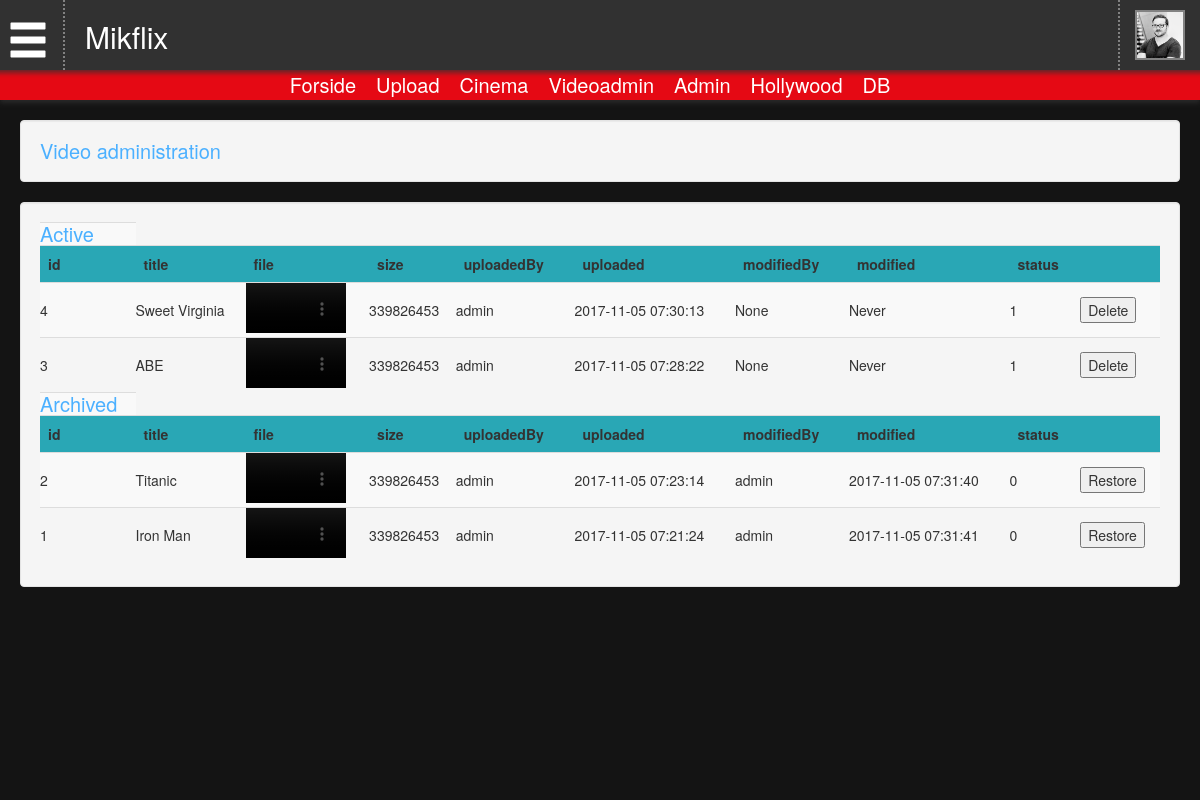
Screenshot of /videoadmin.php (signed in) with the database file from the repository.
### tables this page shows
CREATE TABLE `topnav` (
  `id` int(255) NOT NULL,
  `name` varchar(255) NOT NULL,
  `target` varchar(255) NOT NULL,
  `rank` int(255) NOT NULL
);

CREATE TABLE `movies` (
  `id` int(11) NOT NULL,
  `titleId` int(255) NOT NULL,
  `title` varchar(255) NOT NULL,
  `file` varchar(255) NOT NULL,
  `engSub` varchar(255) DEFAULT NULL,
  `daSub` varchar(255) DEFAULT NULL,
  `size` int(11) NOT NULL,
  `uploadedBy` varchar(255) NOT NULL,
  `uploaded` varchar(255) NOT NULL,
  `status` int(255) NOT NULL DEFAULT '1',
  `published` tinyint(1) NOT NULL DEFAULT '0',
  `accessLevel` int(19) NOT NULL,
  `modified` varchar(255) NOT NULL DEFAULT 'Never',
  `modifiedBy` varchar(255) NOT NULL DEFAULT 'None'
);

### connect.php (called while the page is built, shortened)
<?php
    function queryServer($sql) {
		$mysqli = new mysqli(DB_HOST, DB_USER, DB_PASSWORD, DB_DATABASE);
		mysqli_set_charset($mysqli, 'utf-8');
		$rs  	= $mysqli->query($sql) or die ($mysqli->error);
		return $rs;
	}
	function setTopNav() {
		$rs = queryServer("SELECT * FROM topnav ORDER BY rank ASC");
	}
	setTopNav();
?>

### fetcher.php (called while the page is built, shortened)
<?php
include 'connect.php';
?>

### videoadmin.php (the view, shortened to what this page needs)
<?php
	include 'header.php';
$rs = queryServer("SELECT * FROM `movies` where status = 1 order by id DESC");
?>
<div class="well">
	<h1>Video administration</h1>
</div>
<div class="well">
<table style="width: 100%" class="table table-striped">
	<tr><td><h1>Active</h1></td></tr>
	<tr>
		<th>id</th>
		<th>title</th>
		<th>file</th>
		<th>size</th>
		<th>uploadedBy</th>
		<th>uploaded</th>
		<th>modifiedBy</th>
		<th>modified</th>
		<th>status</th>
		<th></th>
	</tr>
<?php
while($row = mysqli_fetch_assoc($rs)) {
	?>
		<tr>
			<td> <?php echo $row['id']; ?></td>
			<td> <?php echo $row['title']; ?></td>
			<td>
				<video width="100px" height="auto" controls>
					<source src="movies/completed/<?php echo $row['title']; ?>/<?php echo $row['file']; ?>" type="video/mp4" id="sourcePreview">
				</video
			</td>
			<td> <?php echo $row['size']; ?></td>
			<td> <?php echo $row['uploadedBy']; ?></td>
			<td> <?php echo $row['uploaded']; ?></td>
			<td> <?php echo $row['modifiedBy']; ?></td>
			<td> <?php echo $row['modified']; ?></td>
			<td> <?php echo $row['status']; ?></td>
			<td>
				<form action="hollywood.php" method="post">
			        <input type="submit" name="submit" value="Delete">
			    </form>
			</td>
		</tr>
<?php
}
?>
<tr><td><h1>Archived</h1></td></tr>
<tr>
		<th>id</th>
		<th>title</th>
		<th>file</th>
		<th>size</th>
		<th>uploadedBy</th>
		<th>uploaded</th>
		<th>modifiedBy</th>
		<th>modified</th>
		<th>status</th>
		<th></th>
	</tr>
<?php
$rs = queryServer("SELECT * FROM `movies` where status = 0 order by id DESC");
?><?php
while($row = mysqli_fetch_assoc($rs)) {
	?>
		<tr>
			<td> <?php echo $row['id']; ?></td>
			<td> <?php echo $row['title']; ?></td>
			<td>
				<video width="100px" height="auto" controls>
					<source src="movies/archive/<?php echo $row['title']; ?>/<?php echo $row['file']; ?>" type="video/mp4" id="sourcePreview">
				</video
			</td>
			<td> <?php echo $row['size']; ?></td>
			<td> <?php echo $row['uploadedBy']; ?></td>
			<td> <?php echo $row['uploaded']; ?></td>
			<td> <?php echo $row['modifiedBy']; ?></td>
			<td> <?php echo $row['modified']; ?></td>
			<td> <?php echo $row['status']; ?></td>
			<td>
				<form action="hollywood.php" method="post">
			        <input type="submit" name="submit" value="Restore">
			    </form>
			</td>
		</tr>
<?php
}
?>
</table>
</div>

### header.php (shortened to what this page needs)
<?php
	include 'fetcher.php';
	?>
<?php include 'head.php'; ?>
<body>
<div class="container-fluid topMenu">
	<div class="row">
		<div class="col-lg-12 upperMenu">
			<div class="burgerBlock">
				<span class="burgerIco glyphicon glyphicon-menu-hamburger"></span>
			</div>
			<div class="logoBlock">
				Mikflix
			</div>
			<div class="userBlock">
				<img src="img/user.jpg" class="userImgTopMenu" />
			</div>
		</div>
	</div>
	<div class="row">
		<div class="col-lg-12 subMenu">
			<?php
				$arr = $_SESSION['topNav'];
				foreach ($arr as $v) {
				    echo "<a href=".$v['target'].">".$v['name']."</a>";
				}
			?>
		</div>
	</div>
</div>
<div class="container-fluid mainWrapper">

### css/base.css (style rules this page uses)
a { text-decoration: none; list-style: none; color: #229ba2; }
table { margin-bottom: 5px!important; }
td { padding: 0px!important; }
.container-fluid { margin: 0; }
h1 { font-size: 20px; font-weight: normal; padding: 0; margin: 0; color: #4bb0ff; font-family: inherit; }

### css/framework.css (style rules this page uses)
body { margin: 0; padding: 0; font-family: 'Helvetica Neue',Helvetica,Arial,sans-serif; background: #141414; transition: all 0.3s ease-in-out; }
a, h1.userImgTopMenu { color: #22adb5; }
div.topMenu, .userBlockToggled, div.upperMenu, .login { -webkit-box-shadow: 0px 3px 5px 0px rgba(50, 50, 50, 0.75); -moz-box-shadow: 0px 3px 5px 0px rgba(50, 50, 50, 0.75); box-shadow: 0px 3px 5px 0px rgba(50, 50, 50, 0.75); }
div.topMenu { height: 100px; width: 100%; background: #313131; padding: 0; position: fixed; z-index: 100; }
div.upperMenu { z-index: 100; padding: 0px 10px 0px 10px; }
div.subMenu { width: 100%; height: 30px; background: #e50914; text-align: center; }
div.subMenu a { color: white; font-size: 20px; margin-right: 20px; line-height: 30px; }
.userBlock { height: 70px; position: absolute; z-index: 2; right: 0; top: 0; cursor: pointer; padding: 10px; border-left: 2px dotted #828282; padding: 10px 30px 10px 15px; }
.container-fluid.mainWrapper { position: absolute; left: 0; right: 0; bottom: 0; top: 100px; padding: 20px 20px 0px 20px; }
img.userImgTopMenu { height: 50px; width: 50px; float: left; border: 2px solid #828282; }
.burgerBlock { height: 70px; width: 70px; float: left; font-size: 42px; padding: 12px; border-right: 2px dotted #828282; color: white; cursor: pointer; }
.logoBlock { float: left; height: 70px; max-width: 300px; padding: 10px; margin-left: 10px; color: white; font-size: 30px; line-height: 54px; }
.glyphicon-menu-hamburger { transition: all 0.2s ease-in-out; }
th { background: rgb(41, 167, 181); }
td { border: none; vertical-align: middle!important; }

### rows the page displays
topnav: name "Forside"
topnav: name "Upload"
topnav: name "Cinema"
topnav: name "Videoadmin"
topnav: name "Admin"
topnav: name "Hollywood"
topnav: name "DB"
movies: id "4", title "Sweet Virginia", size "339826453", uploadedBy "admin", uploaded "2017-11-05 07:30:13", modifiedBy "None", modified "Never", status "1"
movies: id "3", title "ABE", size "339826453", uploadedBy "admin", uploaded "2017-11-05 07:28:22", modifiedBy "None", modified "Never", status "1"
movies: id "2", title "Titanic", size "339826453", uploadedBy "admin", uploaded "2017-11-05 07:23:14", modifiedBy "admin", modified "2017-11-05 07:31:40", status "0"
movies: id "1", title "Iron Man", size "339826453", uploadedBy "admin", uploaded "2017-11-05 07:21:24", modifiedBy "admin", modified "2017-11-05 07:31:41", status "0"
